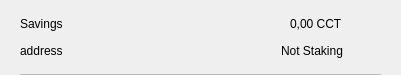
<?xml version="1.0" encoding="UTF-8"?>
<ui version="4.0">
 <class>CSRow</class>
 <widget class="QWidget" name="CSRow">
  <property name="geometry">
   <rect>
    <x>0</x>
    <y>0</y>
    <width>401</width>
    <height>75</height>
   </rect>
  </property>
  <property name="windowTitle">
   <string>Form</string>
  </property>
  <layout class="QVBoxLayout" name="verticalLayout">
   <property name="spacing">
    <number>0</number>
   </property>
   <property name="leftMargin">
    <number>20</number>
   </property>
   <property name="topMargin">
    <number>10</number>
   </property>
   <property name="rightMargin">
    <number>20</number>
   </property>
   <property name="bottomMargin">
    <number>0</number>
   </property>
   <item>
    <widget class="QWidget" name="info" native="true">
     <property name="minimumSize">
      <size>
       <width>0</width>
       <height>0</height>
      </size>
     </property>
     <layout class="QHBoxLayout" name="horizontalLayout_3">
      <property name="leftMargin">
       <number>0</number>
      </property>
      <property name="topMargin">
       <number>0</number>
      </property>
      <property name="rightMargin">
       <number>0</number>
      </property>
      <property name="bottomMargin">
       <number>10</number>
      </property>
      <item>
       <widget class="QWidget" name="container" native="true">
        <property name="minimumSize">
         <size>
          <width>0</width>
          <height>0</height>
         </size>
        </property>
        <layout class="QVBoxLayout" name="verticalLayout_2">
         <property name="spacing">
          <number>0</number>
         </property>
         <property name="leftMargin">
          <number>0</number>
         </property>
         <property name="topMargin">
          <number>0</number>
         </property>
         <property name="rightMargin">
          <number>0</number>
         </property>
         <property name="bottomMargin">
          <number>0</number>
         </property>
         <item>
          <layout class="QHBoxLayout" name="horizontalLayout">
           <item>
            <widget class="QLabel" name="labelName">
             <property name="toolTip">
              <string notr="true"/>
             </property>
             <property name="text">
              <string>Savings</string>
             </property>
            </widget>
           </item>
           <item>
            <spacer name="horizontalSpacer">
             <property name="orientation">
              <enum>Qt::Horizontal</enum>
             </property>
             <property name="sizeHint" stdset="0">
              <size>
               <width>40</width>
               <height>20</height>
              </size>
             </property>
            </spacer>
           </item>
           <item>
            <widget class="QLabel" name="labelAmount">
             <property name="text">
              <string>0,00 CCT</string>
             </property>
            </widget>
           </item>
          </layout>
         </item>
         <item>
          <layout class="QHBoxLayout" name="horizontalLayout_2">
           <item>
            <widget class="QLabel" name="labelAddress">
             <property name="toolTip">
              <string notr="true"/>
             </property>
             <property name="text">
              <string>address</string>
             </property>
            </widget>
           </item>
           <item>
            <spacer name="horizontalSpacer_2">
             <property name="orientation">
              <enum>Qt::Horizontal</enum>
             </property>
             <property name="sizeHint" stdset="0">
              <size>
               <width>40</width>
               <height>20</height>
              </size>
             </property>
            </spacer>
           </item>
           <item>
            <widget class="QLabel" name="labelStaking">
             <property name="text">
              <string>Not Staking</string>
             </property>
            </widget>
           </item>
          </layout>
         </item>
        </layout>
       </widget>
      </item>
      <item alignment="Qt::AlignHCenter|Qt::AlignVCenter">
       <widget class="QPushButton" name="pushButtonMenu">
        <property name="minimumSize">
         <size>
          <width>24</width>
          <height>24</height>
         </size>
        </property>
        <property name="maximumSize">
         <size>
          <width>32</width>
          <height>32</height>
         </size>
        </property>
        <property name="focusPolicy">
         <enum>Qt::NoFocus</enum>
        </property>
        <property name="styleSheet">
         <string notr="true">border:none; background-color:transparent;</string>
        </property>
        <property name="text">
         <string/>
        </property>
        <property name="icon">
         <iconset>
          <normaloff>://ic-menu-hover</normaloff>://ic-menu-hover</iconset>
        </property>
        <property name="iconSize">
         <size>
          <width>24</width>
          <height>24</height>
         </size>
        </property>
       </widget>
      </item>
     </layout>
    </widget>
   </item>
   <item>
    <widget class="QLabel" name="lblDivisory">
     <property name="minimumSize">
      <size>
       <width>0</width>
       <height>1</height>
      </size>
     </property>
     <property name="maximumSize">
      <size>
       <width>16777215</width>
       <height>1</height>
      </size>
     </property>
     <property name="styleSheet">
      <string notr="true">background-color:#bababa;</string>
     </property>
     <property name="text">
      <string/>
     </property>
     <property name="alignment">
      <set>Qt::AlignBottom|Qt::AlignLeading|Qt::AlignLeft</set>
     </property>
    </widget>
   </item>
  </layout>
 </widget>
 <resources/>
 <connections/>
</ui>
